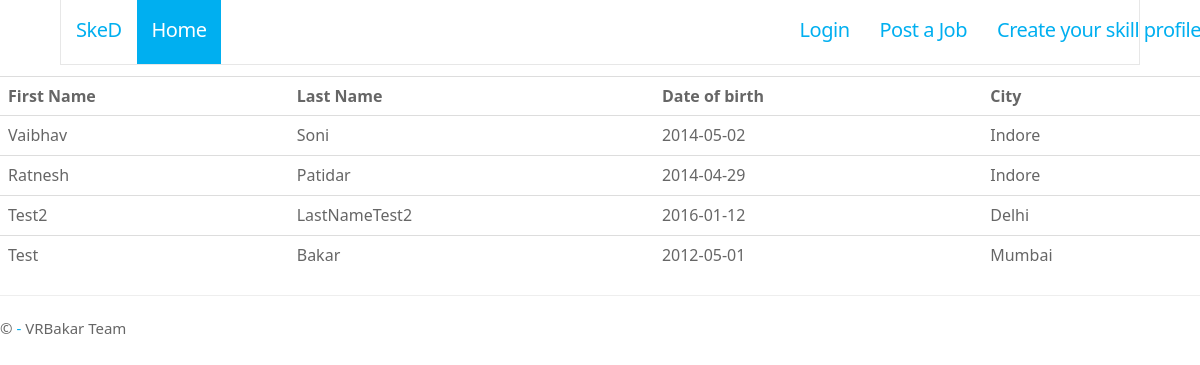
The page /findSkill/ on the database its author committed.
### SkillApp/models.py (models this page shows, shortened)
class Applicant(models.Model):
    Applicant_Id = models.AutoField(primary_key=True)
    FirstName = models.CharField(max_length = 30)
    LastName = models.CharField(max_length = 30)
    DateOfBirth = models.DateField()
    City = models.ForeignKey("City")
    Qualification = models.CharField(max_length = 50)
    Job = models.ForeignKey("JobRole")
    Experience = models.IntegerField()
    ExpectedSalary = models.IntegerField()
    Languages = models.CharField(max_length = 30)
    Verified_By = models.CharField(max_length = 50)

class City(models.Model):
    City_Id = models.AutoField(primary_key=True)
    CityName = models.CharField(max_length = 30)
    State = models.CharField(max_length = 30)
    def __str__(self):
        return str(self.CityName)

### SkillApp/templates/SkillApp/FindSkill.html
﻿{% extends "app/layout.html" %}
{% block content %}
    <table class="table">
      <tr>
        <th>First Name</th>
        <th>Last Name</th>
        <th>Date of birth</th>
        <th>City</th>
      </tr>
      {% for applicant in object_list %}
        <tr>
            <td>{{applicant.FirstName}}</td>
            <td>{{applicant.LastName}}</td>
            <td>{{applicant.DateOfBirth|date:"Y-m-d"}}</td>
            <td>{{applicant.City}}</td>
        </tr>
     {% endfor %}
    </table>
{% endblock %}

### app/static/app/content/main.css (style rules this page uses)
body { font-family: "Segoe UI", "Segoe WP", "Segoe Regular", sans-serif; font-size: 15px; line-height: 1.7em; color: #666666; }

### rows shown on the page
Applicant: FirstName "Vaibhav", LastName "Soni", DateOfBirth "2014-05-02", City "Indore"
Applicant: FirstName "Ratnesh", LastName "Patidar", DateOfBirth "2014-04-29", City "Indore"
Applicant: FirstName "Test2", LastName "LastNameTest2", DateOfBirth "2016-01-12", City "Delhi"
Applicant: FirstName "Test", LastName "Bakar", DateOfBirth "2012-05-01", City "Mumbai"
